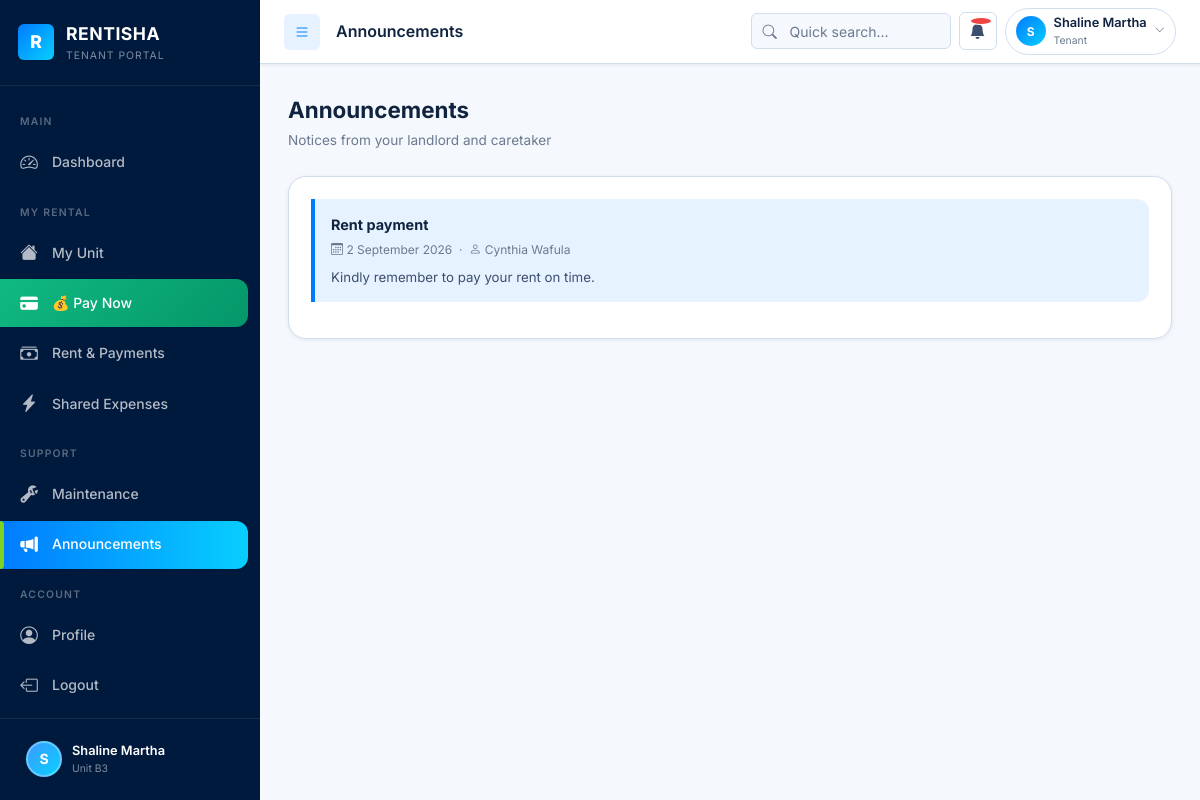
Screenshot of /tenant/announcements.php (signed in) with the database file from the repository.
### tables this page shows
CREATE TABLE `announcements` (
  `id` int(10) UNSIGNED NOT NULL,
  `created_by` int(10) UNSIGNED NOT NULL,
  `title` varchar(200) NOT NULL,
  `body` text NOT NULL,
  `type` enum('General','Urgent','Information') NOT NULL DEFAULT 'General',
  `target` enum('all_tenants','all_caretakers','specific_apartment','specific_tenant') NOT NULL DEFAULT 'all_tenants',
  `target_id` int(10) UNSIGNED DEFAULT NULL COMMENT 'apartment_id or tenant_id when target is specific',
  `created_at` datetime NOT NULL DEFAULT current_timestamp(),
  `expires_at` datetime DEFAULT NULL
);

CREATE TABLE `users` (
  `id` int(10) UNSIGNED NOT NULL,
  `full_name` varchar(120) NOT NULL,
  `email` varchar(180) NOT NULL,
  `phone` varchar(20) DEFAULT NULL,
  `id_number` varchar(30) DEFAULT NULL COMMENT 'National ID or Passport',
  `password_hash` varchar(255) NOT NULL,
  `role` enum('admin','caretaker','tenant') NOT NULL,
  `status` enum('active','inactive','suspended','prospective','moved_out','terminated','pending_setup','pending_approval') NOT NULL DEFAULT 'pending_setup',
  `must_change_password` tinyint(1) NOT NULL DEFAULT 0 COMMENT '1 = force password change on next login',
  `avatar` varchar(255) DEFAULT NULL COMMENT 'Relative path to profile image',
  `emergency_contact` varchar(200) DEFAULT NULL,
  `preferred_apartment_id` int(10) UNSIGNED DEFAULT NULL COMMENT 'Tenant preference set during self-registration',
  `preferred_unit_type` varchar(60) DEFAULT NULL COMMENT 'Unit type preferred on registration',
  `notes` text DEFAULT NULL COMMENT 'Free-text notes from registration form',
  `created_at` datetime NOT NULL DEFAULT current_timestamp(),
  `updated_at` datetime DEFAULT NULL ON UPDATE current_timestamp()
);

### includes/db_helpers.php (called while the page is built, shortened)
<?php
function getAnnouncementsForTenant(int $tenantId, int $apartmentId): array {
    try {
        $pdo = getDB();
        $st  = $pdo->prepare("SELECT a.id,a.title,a.body,a.type,a.created_at,a.expires_at,u.full_name AS author_name FROM announcements a JOIN users u ON u.id=a.created_by WHERE (a.expires_at IS NULL OR a.expires_at>NOW()) AND (a.target='all_tenants' OR (a.target='specific_apartment' AND a.target_id=:apt_id) OR (a.target='specific_tenant' AND a.target_id=:tenant_id)) ORDER BY a.created_at DESC LIMIT 20");
        $st->execute([':apt_id'=>$apartmentId,':tenant_id'=>$tenantId]);
        return $st->fetchAll(PDO::FETCH_ASSOC);
    } catch (Exception $e) { return []; }
}
function formatDate(?string $date): string {
    try { return (new DateTime($date))->format('j F Y'); }
    catch (Exception $e) { return $date; }
}

### tenant/announcements.php (the view, shortened to what this page needs)
<?php
require_once '../includes/db_helpers.php';
$tenantId = (int)$_SESSION['user_id'];
$aptId    = (int)($_SESSION['apartment_id'] ?? 0);
$announcements = $aptId
    ? getAnnouncementsForTenant($tenantId, $aptId)
    : [];
?>
<!DOCTYPE html>
<html lang="en">
<head>
  <link rel="stylesheet" href="https://cdn.jsdelivr.net/npm/bootstrap-icons@1.11.3/font/bootstrap-icons.min.css">
  <link rel="stylesheet" href="../assets/css/style.css">
</head>
<body>
<div class="rms-shell">
  <?php include '../includes/sidebar_tenant.php'; ?>
  <div class="main-content" id="mainContent">
    <?php include '../includes/topnav.php'; ?>
    <div class="page-content">
      <div class="page-header">
        <div>
          <h1>Announcements</h1>
          <p>Notices from your landlord and caretaker</p>
        </div>
      </div>
      <div class="card">
        <div class="card-body">
          <?php if (empty($announcements)): ?>
          <div style="text-align:center;padding:40px;color:var(--text-muted);">
            <i class="bi bi-megaphone" style="font-size:2.5rem;display:block;margin-bottom:8px;"></i>
            No announcements at the moment.
          </div>
          <?php else: ?>
            <?php foreach ($announcements as $ann):
            ?>
            <div class="announcement-card
              <?= $ann['type']==='Urgent'?'urgent':($ann['type']==='Information'?'info':'') ?>"
              style="margin-bottom:14px;position:relative;">
              <div class="ann-title"><?= htmlspecialchars($ann['title']) ?></div>
              <div class="ann-date">
                <i class="bi bi-calendar3"></i> <?= formatDate($ann['created_at']) ?>
                &nbsp;·&nbsp;
                <i class="bi bi-person"></i> <?= htmlspecialchars($ann['author_name']) ?>
              </div>
              <div class="ann-body" style="margin-top:8px;"><?= htmlspecialchars($ann['body']) ?></div>
            </div>
            <?php endforeach; ?>
          <?php endif; ?>
        </div>
      </div>
    </div>
  </div>
</div>
</body>
</html>

### assets/css/style.css (style rules this page uses)
:root { --navy: #001A3D; --navy-dark: #001329; --blue: #007BFF; --cyan: #08CFFF; --lime: #7ED321; --white: #FFFFFF; --bg-light: #F5F8FC; --text-dark: #10233F; --text-muted-r: #6B7A90; --primary: #007BFF; --primary-dark: #0056b3; --primary-light: #3d9bff; --primary-pale: #e6f2ff; --secondary: #08CFFF; --accent: #08CFFF; --success: #7ED321; --warning: #f59e0b; --danger: #ef4444; --info: #08CFFF; --bg: #F5F8FC; --bg-card: #ffffff; --bg-sidebar: #001A3D; --bg-sidebar-alt: #001f4a; --text-primary: #10233F; --text-secondary: #3d4f6e; --text-muted: #6B7A90; --text-white: #ffffff; --border: #d0dff0; --shadow-sm: 0 1px 4px rgba(0,26,61,.08); --shadow-md: 0 4px 16px rgba(0,123,255,.12); --shadow-lg: 0 8px 32px rgba(0,26,61,.20); --radius-sm: 6px; --radius-md: 12px; --radius-lg: 18px; --radius-xl: 24px; --sidebar-w: 260px; --sidebar-w-collapsed: 70px; --topnav-h: 64px; --transition: all .25s cubic-bezier(.4,0,.2,1); --font: 'Inter', 'Segoe UI', system-ui, sans-serif; }
*, *::before, *::after { box-sizing: border-box; margin: 0; padding: 0; }
html { font-size: 16px; scroll-behavior: smooth; }
body { font-family: var(--font); background: var(--bg); color: var(--text-primary); line-height: 1.6; min-height: 100vh; }
h1 { font-size: 1.75rem; font-weight: 700; }
p { color: var(--text-secondary); }
.rms-shell { display: flex; min-height: 100vh; }
.main-content { margin-left: var(--sidebar-w); flex: 1; min-height: 100vh; transition: var(--transition); display: flex; flex-direction: column; }
.page-content { flex: 1; padding: 28px 28px; overflow-x: hidden; }
.page-header { display: flex; align-items: center; justify-content: space-between; margin-bottom: 24px; flex-wrap: wrap; gap: 12px; }
.page-header h1 { font-size: 1.4rem; font-weight: 700; color: var(--text-primary); }
.page-header p { font-size: .85rem; color: var(--text-muted); margin-top: 2px; }
.card { background: var(--bg-card); border-radius: var(--radius-lg); box-shadow: var(--shadow-sm); border: 1px solid var(--border); overflow: hidden; transition: var(--transition); }
.card-body { padding: 22px; }
.announcement-card { border-left: 4px solid var(--primary); background: var(--primary-pale); border-radius: 0 var(--radius-md) var(--radius-md) 0; padding: 14px 16px; margin-bottom: 10px; }
.announcement-card .ann-title { font-size: .9rem; font-weight: 700; color: var(--text-primary); margin-bottom: 4px; }
.announcement-card .ann-date { font-size: .75rem; color: var(--text-muted); margin-bottom: 6px; }
.announcement-card .ann-body { font-size: .83rem; color: var(--text-secondary); }

### rows the page displays
announcements: title "Rent payment", created_at "2 September 2026", created_by.full_name "Cynthia Wafula", body "Kindly remember to pay your rent on time."

### other values shown
substr(isset($_SESSION['name']) ? $_SESSION['name'] : 'T', 0, 1) "S"
isset($_SESSION['name']) ? $_SESSION['name'] : 'Tenant' "Shaline Martha"
isset($_SESSION['unit']) ? $_SESSION['unit'] : 'N/A' "B3"
$pageTitle "Announcements"
substr($userName, 0, 1) "S"
$userName "Shaline Martha"
$roleBadge['label'] "Tenant"
